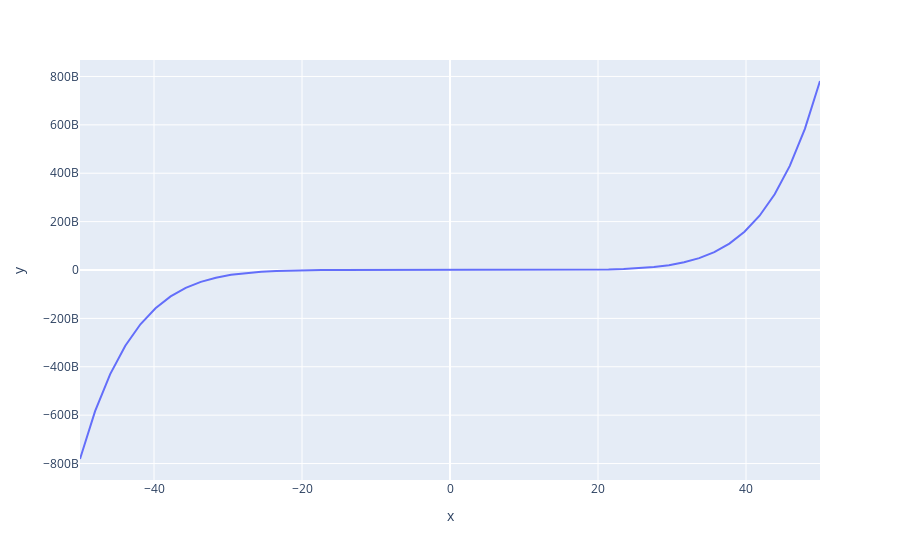

Source (notebook cell):
### Code cell
import numpy as np
import plotly.express as px
# x-axis data points
x = np.linspace(start=-50, stop=50)
# y-axis data points
y = x ** 7
# define the plot
fig = px.line(x=x,y=y)

fig.show()
